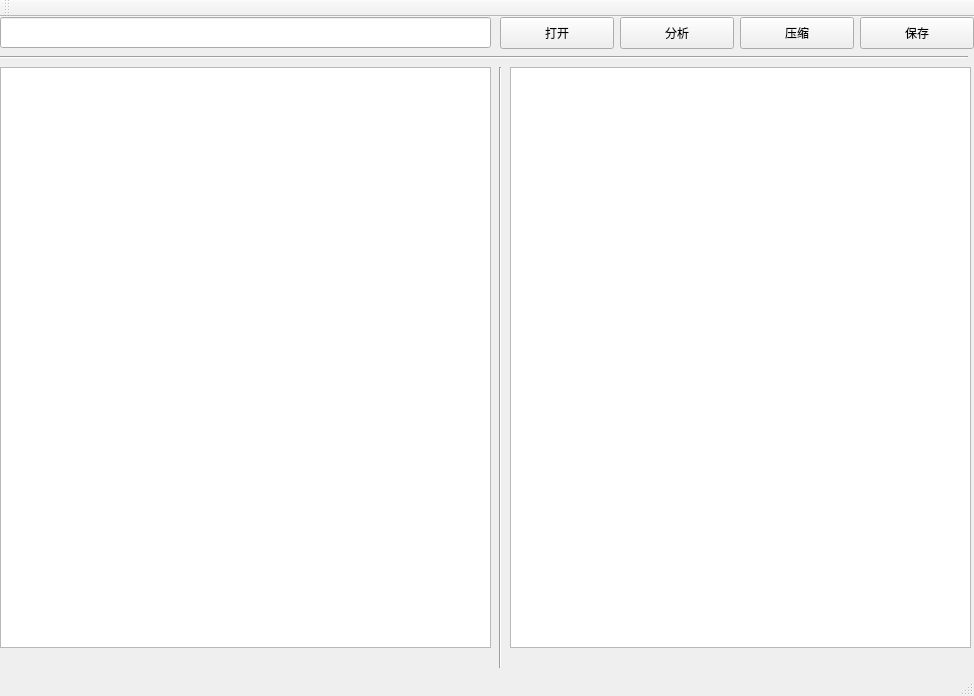
<?xml version="1.0" encoding="UTF-8"?>
<ui version="4.0">
 <class>MainWindow</class>
 <widget class="QMainWindow" name="MainWindow">
  <property name="geometry">
   <rect>
    <x>0</x>
    <y>0</y>
    <width>974</width>
    <height>696</height>
   </rect>
  </property>
  <property name="sizePolicy">
   <sizepolicy hsizetype="Fixed" vsizetype="Preferred">
    <horstretch>0</horstretch>
    <verstretch>0</verstretch>
   </sizepolicy>
  </property>
  <property name="windowTitle">
   <string>C++词法分析    -Author: 软件四班 廖思源</string>
  </property>
  <widget class="QWidget" name="centralWidget">
   <widget class="QLineEdit" name="lineEdit">
    <property name="geometry">
     <rect>
      <x>0</x>
      <y>0</y>
      <width>491</width>
      <height>31</height>
     </rect>
    </property>
    <property name="font">
     <font>
      <pointsize>15</pointsize>
     </font>
    </property>
    <property name="whatsThis">
     <string>&lt;html&gt;&lt;head/&gt;&lt;body&gt;&lt;p&gt;&lt;br/&gt;&lt;/p&gt;&lt;/body&gt;&lt;/html&gt;</string>
    </property>
    <property name="styleSheet">
     <string notr="true">color:rgb(0, 0, 0)</string>
    </property>
    <property name="text">
     <string/>
    </property>
   </widget>
   <widget class="QPushButton" name="pushButton">
    <property name="geometry">
     <rect>
      <x>500</x>
      <y>0</y>
      <width>114</width>
      <height>32</height>
     </rect>
    </property>
    <property name="text">
     <string>打开</string>
    </property>
   </widget>
   <widget class="QPushButton" name="pushButton_2">
    <property name="geometry">
     <rect>
      <x>620</x>
      <y>0</y>
      <width>114</width>
      <height>32</height>
     </rect>
    </property>
    <property name="text">
     <string>分析</string>
    </property>
   </widget>
   <widget class="QTextEdit" name="textEdit">
    <property name="geometry">
     <rect>
      <x>0</x>
      <y>50</y>
      <width>491</width>
      <height>581</height>
     </rect>
    </property>
    <property name="styleSheet">
     <string notr="true">color: rgb(0, 0, 0)</string>
    </property>
   </widget>
   <widget class="QTextEdit" name="textEdit_2">
    <property name="geometry">
     <rect>
      <x>510</x>
      <y>50</y>
      <width>461</width>
      <height>581</height>
     </rect>
    </property>
    <property name="styleSheet">
     <string notr="true">color:rgb(0, 0, 0)</string>
    </property>
   </widget>
   <widget class="Line" name="line">
    <property name="geometry">
     <rect>
      <x>490</x>
      <y>50</y>
      <width>20</width>
      <height>601</height>
     </rect>
    </property>
    <property name="orientation">
     <enum>Qt::Vertical</enum>
    </property>
   </widget>
   <widget class="Line" name="line_2">
    <property name="geometry">
     <rect>
      <x>-3</x>
      <y>30</y>
      <width>971</width>
      <height>20</height>
     </rect>
    </property>
    <property name="orientation">
     <enum>Qt::Horizontal</enum>
    </property>
   </widget>
   <widget class="QPushButton" name="pushButton_3">
    <property name="geometry">
     <rect>
      <x>740</x>
      <y>0</y>
      <width>114</width>
      <height>32</height>
     </rect>
    </property>
    <property name="text">
     <string>压缩</string>
    </property>
   </widget>
   <widget class="QPushButton" name="pushButton_4">
    <property name="geometry">
     <rect>
      <x>860</x>
      <y>0</y>
      <width>114</width>
      <height>32</height>
     </rect>
    </property>
    <property name="text">
     <string>保存</string>
    </property>
   </widget>
  </widget>
  <widget class="QMenuBar" name="menuBar">
   <property name="geometry">
    <rect>
     <x>0</x>
     <y>0</y>
     <width>974</width>
     <height>22</height>
    </rect>
   </property>
  </widget>
  <widget class="QToolBar" name="mainToolBar">
   <attribute name="toolBarArea">
    <enum>TopToolBarArea</enum>
   </attribute>
   <attribute name="toolBarBreak">
    <bool>false</bool>
   </attribute>
  </widget>
  <widget class="QStatusBar" name="statusBar"/>
 </widget>
 <layoutdefault spacing="6" margin="11"/>
 <resources/>
 <connections/>
</ui>
